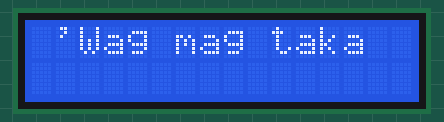
Bench run of a sketch on a simulated Arduino Uno, built with avr-gcc and run on an emulated ATmega328P. Shown: 16×2 character LCD.

Above: at 0.1 s.
At 4.3 s:
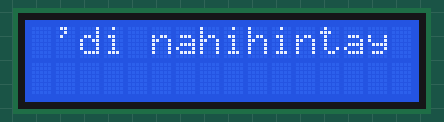
At 8.2 s:
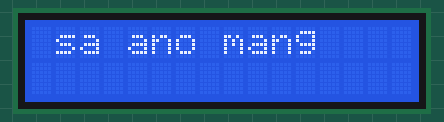
At 17.4 s:
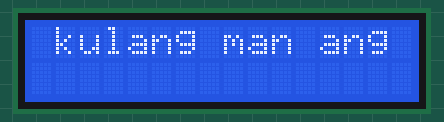
At 26.3 s:
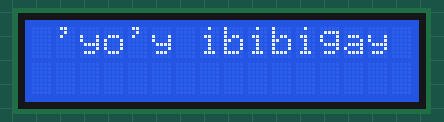
At 36.8 s:
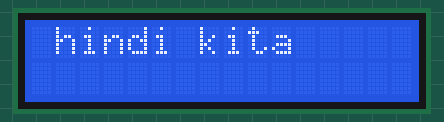

The sketch:

lcd1.ino
```cpp
#include <Wire.h>
#include <LiquidCrystal_I2C.h>

// Set the LCD I2C address (usually 0x27 or 0x3F depending on your module)
LiquidCrystal_I2C lcd(0x27, 16, 2);

void fadeOutPreviousLine() {
  for (int i = 0; i < 16; ++i) {
    lcd.setCursor(i, 1);
    lcd.print(" ");
    delay(10);
  }
}

void setup() {
  lcd.init();                      // Initialize the LCD
  lcd.backlight();                 // Turn on the backlight
}

void loop() {
  lcd.clear();
  lcd.setCursor(0, 0);
  lcd.print(" 'Wag mag taka");
  delay(2000);
  fadeOutPreviousLine();
  lcd.clear();
  lcd.setCursor(0, 0);
  lcd.print(" kung ako ay");
  delay(1800);
  fadeOutPreviousLine();
  lcd.clear();
  lcd.setCursor(0, 0);
  lcd.print(" 'di nahihintay");
  delay(3700);
  fadeOutPreviousLine();
  lcd.clear();
  lcd.setCursor(0, 0);
  lcd.print(" sa ano mang");
  delay(2100);
  fadeOutPreviousLine();
  lcd.clear();
  lcd.setCursor(0, 0);
  lcd.print(" kapalit");
  delay(1800);
  fadeOutPreviousLine();
  lcd.clear();
  lcd.setCursor(0, 0);
  lcd.print(" ng inalay");
  delay(1400);
  fadeOutPreviousLine();
  lcd.clear();
  lcd.setCursor(0, 0);
  lcd.print(" kong pag-ibig");
  delay(3000);

  fadeOutPreviousLine();
  lcd.clear();
  lcd.setCursor(0, 0);
  lcd.print(" kulang man ang");
  delay(2500);
  fadeOutPreviousLine();
  lcd.clear();
  lcd.setCursor(0, 0);
  lcd.print(" 'yong pagtingin");
  delay(3500);
  fadeOutPreviousLine();
  lcd.clear();
  lcd.setCursor(0, 0);
  lcd.print("'Ang lahat sa");
  delay(2300);
  fadeOutPreviousLine();
  lcd.clear();
  lcd.setCursor(0, 0);
  lcd.print(" 'yo'y ibibigay");
  delay(2500);
  fadeOutPreviousLine();
  lcd.clear();
  lcd.setCursor(0, 0);
  lcd.print(" kahit'di mo");
  delay(2000);
  fadeOutPreviousLine();
  lcd.clear();
  lcd.setCursor(0, 0);
  lcd.print(" pinapansin");
  delay(3000);

  lcd.clear();
  lcd.setCursor(0, 0);
  lcd.print(" Huwag mangamba");
  delay(2200);
  fadeOutPreviousLine();
  lcd.clear();
  fadeOutPreviousLine();
  lcd.setCursor(0, 0);
  lcd.print(" hindi kita");
  delay(1600);
  fadeOutPreviousLine();
  lcd.clear();
  lcd.setCursor(0, 0);
  lcd.print(" paghahanapan pa");
  delay(3400);
  fadeOutPreviousLine();
  lcd.clear();
  lcd.setCursor(0, 0);
  lcd.print(" Ng anumang");
  delay(2100);
  fadeOutPreviousLine();
  lcd.clear();
  lcd.setCursor(0, 0);
  lcd.print(" kapalit");
  delay(1900);
  fadeOutPreviousLine();
  lcd.clear();
  lcd.setCursor(0, 0);
  lcd.print(" ng inalay");
  delay(1500);
  fadeOutPreviousLine();
  lcd.clear();
  lcd.setCursor(0, 0);
  lcd.print(" kong pag-ibig");
  delay(3000);
}
```

Measured:
- what the display in image 1 shows lasts 3.9 s, from 4.3 s to 8.2 s
- what the display in image 2 shows lasts 2.3 s, from 8.2 s to 10.5 s
- what the display in image 3 shows lasts 2.7 s, from 17.3 s to 20.0 s
- what the display in image 5 shows lasts 1.9 s, from 36.7 s to 38.6 s
